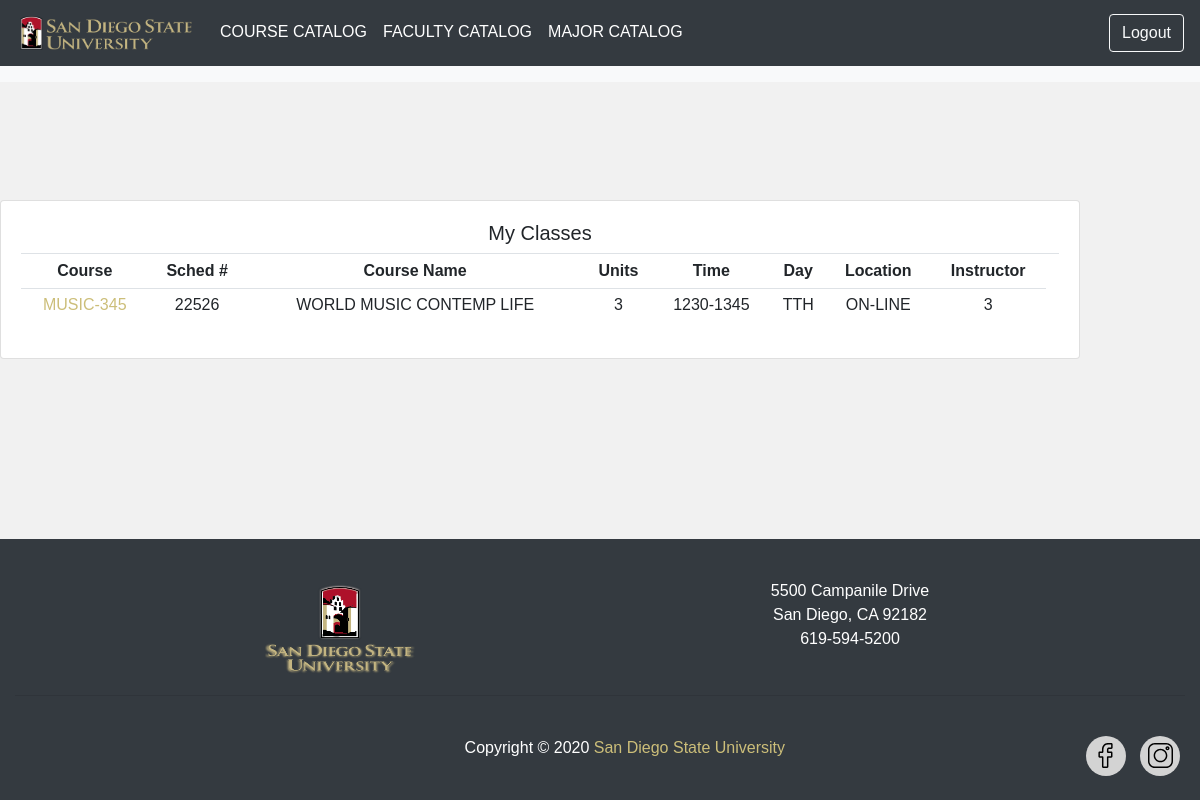
Page /accounts/student/schedule/2 (signed in) on the committed database.
### school/models.py (models this page shows, shortened)
class Students_Course(models.Model):
    STATUS = (
        ('Completed', 'Completed'),
        ('In Progress', 'In Progress'),
    )
    GRADE = (
        ('A', 'A'),
        ('B', 'B'),
        ('C', 'C'),
        ('D', 'D'),
        ('F', 'F'),
    )
    TERM = (
        ('SP19', 'SP19'),
        ('FA19', 'Fa')
    )
    student = models.ForeignKey(Student, null=True, on_delete=models.SET_NULL)
    university = models.CharField(max_length=200, null=True, blank=True, default="San Diego State University")
    university_location = models.CharField(max_length=200, null=True, blank=True, default="San Diego")
    course = models.ForeignKey(Course, null=True, on_delete=models.SET_NULL)
    status = models.CharField(max_length=200, null=True, choices=STATUS)
    semester_completed = models.CharField(max_length=200, null=True, blank=True)
    grade = models.CharField(max_length=200, null=True, choices=GRADE, blank=True)

class Course(models.Model):
    NUM_UNITS = (
        ('1', '1'),
        ('2', '2'),
        ('3', '3'),
        ('4', '4'),
        ('5', '5'),
    )
    COURSE_LEVEL = (
        ('Lower-division', 'Lower-division'),
        ('Upper-division', 'Upper-division'),
        ('Graduate', 'Graduate'),
    )
    course_id = models.CharField(max_length=200, null=True)
    schedule_number = models.CharField(max_length=200, null=True)
    title = models.CharField(max_length=200, null=True)
    units = models.CharField(max_length=200, null=True, choices=NUM_UNITS, default='3')
    time = models.CharField(max_length=200, null=True)
    day = models.CharField(max_length=200, null=True)
    location = models.CharField(max_length=200, null=True, blank=True)
    instructor = models.ForeignKey(Faculty, null=True, on_delete=models.SET_NULL)
    capacity = models.IntegerField(null=True, default=0)
    seats_open = models.IntegerField(null=True, default=capacity)
    course_level = models.CharField(max_length=200, null=True, choices=COURSE_LEVEL, default='Lower-division')
    semester = models.CharField(max_length=200, null=True)
    start_date = models.DateField(null=True)
    end_date = models.DateField(null=True)
    department = models.ForeignKey(Department, null=True, on_delete=models.SET_NULL)
    prerequisites = models.ManyToManyField('Course', blank=True, default="")
    def __str__(self):
        return self.course_id

### school/views.py (the view)
# urls.py: path('student/schedule/<int:pk>', views.student_schedule, name='student_schedule'),
@login_required(login_url='login')
def student_schedule(request, pk):
    student = Student.objects.get(id=pk)
    completed_courses = student.students_course_set.filter(status="Completed")
    in_progress_courses = student.students_course_set.filter(status="In Progress")
    student_grades = list(completed_courses.values("grade"))
    student_gpa = grade_converter(student_grades)
    context = {
        'student': student,
        'completed_courses': completed_courses,
        'in_progress_courses': in_progress_courses,
        'student_gpa': student_gpa
    }
    return render(request, 'school/student/schedule.html', context)

### school/views.py (called while the page is built)
def grade_converter(student_grades):
    grade_values = {
        'A': 4.0,
        'B': 3.0,
        'C': 2.0,
        'D': 1.0,
        'F': 0.0
    }
    if len(student_grades) > 0:
        gpa = 0.0
        for grade in student_grades:
            letter_grade = str(grade['grade'])
            gpa += grade_values[letter_grade]
        return gpa / len(student_grades)
    else:
        return 0.0

### school/templates/school/student/schedule.html (shortened to what this page needs)
{% extends 'school/base.html' %}
{% block content %}
<div class="row">
    <div class="col-md">
        <div class="card card-body">
            <h5>My Classes</h5>
            <table class="table table-sm">
                <tr>
					<th>Course</th>
					<th>Sched #</th>
					<th>Course Name</th>
					<th>Units</th>
					<th>Time</th>
					<th>Day</th>
					<th>Location</th>
					<th>Instructor</th>
					<th></th>
				</tr>
                {% for ip_course in in_progress_courses %}
                <tr>
                    <td>
                        <a class="" href="{% url 'course_detail' ip_course.course.id %}">{{ip_course.course}}</a>
                    </td>
                    <td>{{ip_course.course.schedule_number}}</td>
                    <td>{{ip_course.course.title}}</td>
                    <td>{{ip_course.course.units}}</td>
                    <td>{{ip_course.course.time}}</td>
                    <td>{{ip_course.course.day}}</td>
                    <td>{{ip_course.course.location}}</td>
                    <td>{{ip_course.course.units}}</td>
                </tr>
                {% endfor %}
            </table>
        </div>
    </div>
</div>
{% endblock %}

### school/static/assets/css/styles.css (style rules this page uses)
* { margin: 0; padding: 0; box-sizing: border-box; }
body { font-family: Arial, Helvetica, sans-serif; background-color: #f1f1f1; position: relative; min-height: 100vh; }
a { text-decoration: none; }

### school/templates/school/footer.html (style rules this page uses)
a { color: #CCBE79; }

### rows in the picture
Students_Course: course "MUSIC-345", course.schedule_number "22526", course "WORLD MUSIC CONTEMP LIFE", course.units "3", course.time "1230-1345", course.day "TTH", course.location "ON-LINE"
